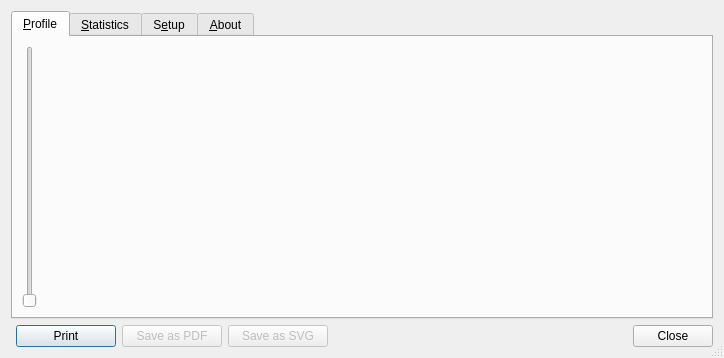
<ui version="4.0" >
 <class>ProfileBase</class>
 <widget class="QDialog" name="ProfileBase" >
  <property name="geometry" >
   <rect>
    <x>0</x>
    <y>0</y>
    <width>724</width>
    <height>358</height>
   </rect>
  </property>
  <property name="sizePolicy" >
   <sizepolicy vsizetype="Preferred" hsizetype="Minimum" >
    <horstretch>0</horstretch>
    <verstretch>0</verstretch>
   </sizepolicy>
  </property>
  <property name="focusPolicy" >
   <enum>Qt::NoFocus</enum>
  </property>
  <property name="windowTitle" >
   <string>Profile</string>
  </property>
  <property name="sizeGripEnabled" >
   <bool>true</bool>
  </property>
  <layout class="QGridLayout" >
   <item row="0" column="0" >
    <widget class="QTabWidget" name="tabWidget" >
     <property name="autoFillBackground" >
      <bool>true</bool>
     </property>
     <property name="tabShape" >
      <enum>QTabWidget::Rounded</enum>
     </property>
     <property name="currentIndex" >
      <number>0</number>
     </property>
     <property name="elideMode" >
      <enum>Qt::ElideNone</enum>
     </property>
     <property name="usesScrollButtons" >
      <bool>false</bool>
     </property>
     <widget class="QWidget" name="tab" >
      <property name="geometry" >
       <rect>
        <x>0</x>
        <y>0</y>
        <width>702</width>
        <height>273</height>
       </rect>
      </property>
      <attribute name="title" >
       <string>&amp;Profile</string>
      </attribute>
      <layout class="QGridLayout" >
       <item row="1" column="0" >
        <layout class="QHBoxLayout" >
         <item>
          <widget class="QSlider" name="scaleSlider" >
           <property name="orientation" >
            <enum>Qt::Vertical</enum>
           </property>
          </widget>
         </item>
         <item>
          <widget class="QwtPlot" name="qwtPlot" >
           <property name="autoFillBackground" >
            <bool>false</bool>
           </property>
          </widget>
         </item>
        </layout>
       </item>
      </layout>
     </widget>
     <widget class="QWidget" name="tab_2" >
      <property name="geometry" >
       <rect>
        <x>0</x>
        <y>0</y>
        <width>640</width>
        <height>320</height>
       </rect>
      </property>
      <attribute name="title" >
       <string>&amp;Statistics</string>
      </attribute>
      <layout class="QVBoxLayout" >
       <item>
        <layout class="QHBoxLayout" >
         <item>
          <widget class="QGroupBox" name="statBox1" >
           <property name="title" >
            <string>Profile 1</string>
           </property>
           <layout class="QGridLayout" >
            <item row="0" column="0" >
             <widget class="QLabel" name="stat1" >
              <property name="text" >
               <string>TextLabel</string>
              </property>
              <property name="textFormat" >
               <enum>Qt::AutoText</enum>
              </property>
              <property name="alignment" >
               <set>Qt::AlignLeading|Qt::AlignLeft|Qt::AlignTop</set>
              </property>
              <property name="wordWrap" >
               <bool>true</bool>
              </property>
             </widget>
            </item>
           </layout>
          </widget>
         </item>
         <item>
          <widget class="QGroupBox" name="statBox2" >
           <property name="title" >
            <string>Profile 2</string>
           </property>
           <layout class="QGridLayout" >
            <item row="0" column="0" >
             <widget class="QLabel" name="stat2" >
              <property name="text" >
               <string>TextLabel</string>
              </property>
              <property name="alignment" >
               <set>Qt::AlignLeading|Qt::AlignLeft|Qt::AlignTop</set>
              </property>
              <property name="wordWrap" >
               <bool>true</bool>
              </property>
             </widget>
            </item>
           </layout>
          </widget>
         </item>
         <item>
          <widget class="QGroupBox" name="statBox3" >
           <property name="title" >
            <string>Profile 3</string>
           </property>
           <layout class="QGridLayout" >
            <item row="0" column="0" >
             <widget class="QLabel" name="stat3" >
              <property name="text" >
               <string>TextLabel</string>
              </property>
              <property name="alignment" >
               <set>Qt::AlignLeading|Qt::AlignLeft|Qt::AlignTop</set>
              </property>
              <property name="wordWrap" >
               <bool>true</bool>
              </property>
             </widget>
            </item>
           </layout>
          </widget>
         </item>
        </layout>
       </item>
       <item>
        <widget class="QGroupBox" name="groupBox" >
         <property name="sizePolicy" >
          <sizepolicy vsizetype="Fixed" hsizetype="Preferred" >
           <horstretch>0</horstretch>
           <verstretch>0</verstretch>
          </sizepolicy>
         </property>
         <property name="minimumSize" >
          <size>
           <width>0</width>
           <height>90</height>
          </size>
         </property>
         <property name="maximumSize" >
          <size>
           <width>16777215</width>
           <height>100</height>
          </size>
         </property>
         <property name="title" >
          <string>General</string>
         </property>
         <layout class="QGridLayout" >
          <item row="0" column="0" >
           <widget class="QLabel" name="stats" >
            <property name="text" >
             <string>Start
Stop
Length</string>
            </property>
            <property name="textFormat" >
             <enum>Qt::AutoText</enum>
            </property>
            <property name="alignment" >
             <set>Qt::AlignLeading|Qt::AlignLeft|Qt::AlignTop</set>
            </property>
            <property name="wordWrap" >
             <bool>true</bool>
            </property>
           </widget>
          </item>
         </layout>
        </widget>
       </item>
      </layout>
     </widget>
     <widget class="QWidget" name="tab_4" >
      <property name="geometry" >
       <rect>
        <x>0</x>
        <y>0</y>
        <width>640</width>
        <height>320</height>
       </rect>
      </property>
      <attribute name="title" >
       <string>S&amp;etup</string>
      </attribute>
      <layout class="QGridLayout" >
       <item row="0" column="0" >
        <layout class="QHBoxLayout" >
         <item>
          <layout class="QVBoxLayout" >
           <item>
            <widget class="QLabel" name="label_23" >
             <property name="text" >
              <string>Profile 1:</string>
             </property>
            </widget>
           </item>
           <item>
            <widget class="QComboBox" name="setLayer1" >
             <property name="sizePolicy" >
              <sizepolicy vsizetype="Fixed" hsizetype="Expanding" >
               <horstretch>0</horstretch>
               <verstretch>0</verstretch>
              </sizepolicy>
             </property>
            </widget>
           </item>
           <item>
            <spacer>
             <property name="orientation" >
              <enum>Qt::Horizontal</enum>
             </property>
             <property name="sizeHint" stdset="0" >
              <size>
               <width>40</width>
               <height>20</height>
              </size>
             </property>
            </spacer>
           </item>
          </layout>
         </item>
         <item>
          <layout class="QHBoxLayout" >
           <item>
            <layout class="QVBoxLayout" >
             <item>
              <widget class="QLabel" name="label_24" >
               <property name="text" >
                <string>R</string>
               </property>
              </widget>
             </item>
             <item>
              <widget class="QLabel" name="label_25" >
               <property name="text" >
                <string>G</string>
               </property>
              </widget>
             </item>
             <item>
              <widget class="QLabel" name="label_26" >
               <property name="text" >
                <string>B</string>
               </property>
              </widget>
             </item>
            </layout>
           </item>
           <item>
            <layout class="QVBoxLayout" >
             <item>
              <widget class="QSlider" name="setR1" >
               <property name="minimumSize" >
                <size>
                 <width>35</width>
                 <height>0</height>
                </size>
               </property>
               <property name="maximumSize" >
                <size>
                 <width>200</width>
                 <height>16777215</height>
                </size>
               </property>
               <property name="orientation" >
                <enum>Qt::Horizontal</enum>
               </property>
              </widget>
             </item>
             <item>
              <widget class="QSlider" name="setG1" >
               <property name="maximumSize" >
                <size>
                 <width>200</width>
                 <height>16777215</height>
                </size>
               </property>
               <property name="orientation" >
                <enum>Qt::Horizontal</enum>
               </property>
              </widget>
             </item>
             <item>
              <widget class="QSlider" name="setB1" >
               <property name="maximumSize" >
                <size>
                 <width>200</width>
                 <height>16777215</height>
                </size>
               </property>
               <property name="orientation" >
                <enum>Qt::Horizontal</enum>
               </property>
              </widget>
             </item>
            </layout>
           </item>
           <item>
            <widget class="QGraphicsView" name="colorBox1" >
             <property name="sizePolicy" >
              <sizepolicy vsizetype="Fixed" hsizetype="Fixed" >
               <horstretch>0</horstretch>
               <verstretch>0</verstretch>
              </sizepolicy>
             </property>
             <property name="maximumSize" >
              <size>
               <width>50</width>
               <height>50</height>
              </size>
             </property>
             <property name="cursor" stdset="0" >
              <cursorShape>ArrowCursor</cursorShape>
             </property>
             <property name="focusPolicy" >
              <enum>Qt::NoFocus</enum>
             </property>
             <property name="acceptDrops" >
              <bool>false</bool>
             </property>
             <property name="autoFillBackground" >
              <bool>true</bool>
             </property>
             <property name="interactive" >
              <bool>false</bool>
             </property>
             <property name="transformationAnchor" >
              <enum>QGraphicsView::NoAnchor</enum>
             </property>
             <property name="viewportUpdateMode" >
              <enum>QGraphicsView::FullViewportUpdate</enum>
             </property>
             <property name="optimizationFlags" >
              <set>QGraphicsView::DontClipPainter</set>
             </property>
            </widget>
           </item>
          </layout>
         </item>
        </layout>
       </item>
       <item row="1" column="0" >
        <layout class="QHBoxLayout" >
         <item>
          <layout class="QVBoxLayout" >
           <item>
            <widget class="QLabel" name="label_28" >
             <property name="text" >
              <string>Profile 2:</string>
             </property>
            </widget>
           </item>
           <item>
            <widget class="QComboBox" name="setLayer2" >
             <property name="sizePolicy" >
              <sizepolicy vsizetype="Fixed" hsizetype="Expanding" >
               <horstretch>0</horstretch>
               <verstretch>0</verstretch>
              </sizepolicy>
             </property>
            </widget>
           </item>
           <item>
            <spacer>
             <property name="orientation" >
              <enum>Qt::Horizontal</enum>
             </property>
             <property name="sizeHint" stdset="0" >
              <size>
               <width>40</width>
               <height>20</height>
              </size>
             </property>
            </spacer>
           </item>
          </layout>
         </item>
         <item>
          <layout class="QHBoxLayout" >
           <item>
            <layout class="QVBoxLayout" >
             <item>
              <widget class="QLabel" name="label_29" >
               <property name="text" >
                <string>R</string>
               </property>
              </widget>
             </item>
             <item>
              <widget class="QLabel" name="label_30" >
               <property name="text" >
                <string>G</string>
               </property>
              </widget>
             </item>
             <item>
              <widget class="QLabel" name="label_31" >
               <property name="text" >
                <string>B</string>
               </property>
              </widget>
             </item>
            </layout>
           </item>
           <item>
            <layout class="QVBoxLayout" >
             <item>
              <widget class="QSlider" name="setR2" >
               <property name="minimumSize" >
                <size>
                 <width>35</width>
                 <height>0</height>
                </size>
               </property>
               <property name="maximumSize" >
                <size>
                 <width>200</width>
                 <height>16777215</height>
                </size>
               </property>
               <property name="orientation" >
                <enum>Qt::Horizontal</enum>
               </property>
              </widget>
             </item>
             <item>
              <widget class="QSlider" name="setG2" >
               <property name="maximumSize" >
                <size>
                 <width>200</width>
                 <height>16777215</height>
                </size>
               </property>
               <property name="orientation" >
                <enum>Qt::Horizontal</enum>
               </property>
              </widget>
             </item>
             <item>
              <widget class="QSlider" name="setB2" >
               <property name="maximumSize" >
                <size>
                 <width>200</width>
                 <height>16777215</height>
                </size>
               </property>
               <property name="orientation" >
                <enum>Qt::Horizontal</enum>
               </property>
              </widget>
             </item>
            </layout>
           </item>
           <item>
            <widget class="QGraphicsView" name="colorBox2" >
             <property name="sizePolicy" >
              <sizepolicy vsizetype="Fixed" hsizetype="Fixed" >
               <horstretch>0</horstretch>
               <verstretch>0</verstretch>
              </sizepolicy>
             </property>
             <property name="maximumSize" >
              <size>
               <width>50</width>
               <height>50</height>
              </size>
             </property>
             <property name="focusPolicy" >
              <enum>Qt::NoFocus</enum>
             </property>
             <property name="acceptDrops" >
              <bool>false</bool>
             </property>
            </widget>
           </item>
          </layout>
         </item>
        </layout>
       </item>
       <item row="2" column="0" >
        <layout class="QHBoxLayout" >
         <item>
          <layout class="QVBoxLayout" >
           <item>
            <widget class="QLabel" name="label_32" >
             <property name="text" >
              <string>Profile 3:</string>
             </property>
            </widget>
           </item>
           <item>
            <widget class="QComboBox" name="setLayer3" >
             <property name="sizePolicy" >
              <sizepolicy vsizetype="Fixed" hsizetype="Expanding" >
               <horstretch>0</horstretch>
               <verstretch>0</verstretch>
              </sizepolicy>
             </property>
            </widget>
           </item>
           <item>
            <spacer>
             <property name="orientation" >
              <enum>Qt::Horizontal</enum>
             </property>
             <property name="sizeHint" stdset="0" >
              <size>
               <width>40</width>
               <height>20</height>
              </size>
             </property>
            </spacer>
           </item>
          </layout>
         </item>
         <item>
          <layout class="QHBoxLayout" >
           <item>
            <layout class="QVBoxLayout" >
             <item>
              <widget class="QLabel" name="label_33" >
               <property name="text" >
                <string>R</string>
               </property>
              </widget>
             </item>
             <item>
              <widget class="QLabel" name="label_34" >
               <property name="text" >
                <string>G</string>
               </property>
              </widget>
             </item>
             <item>
              <widget class="QLabel" name="label_35" >
               <property name="text" >
                <string>B</string>
               </property>
              </widget>
             </item>
            </layout>
           </item>
           <item>
            <layout class="QVBoxLayout" >
             <item>
              <widget class="QSlider" name="setR3" >
               <property name="minimumSize" >
                <size>
                 <width>35</width>
                 <height>0</height>
                </size>
               </property>
               <property name="maximumSize" >
                <size>
                 <width>200</width>
                 <height>16777215</height>
                </size>
               </property>
               <property name="orientation" >
                <enum>Qt::Horizontal</enum>
               </property>
              </widget>
             </item>
             <item>
              <widget class="QSlider" name="setG3" >
               <property name="maximumSize" >
                <size>
                 <width>200</width>
                 <height>16777215</height>
                </size>
               </property>
               <property name="orientation" >
                <enum>Qt::Horizontal</enum>
               </property>
              </widget>
             </item>
             <item>
              <widget class="QSlider" name="setB3" >
               <property name="maximumSize" >
                <size>
                 <width>200</width>
                 <height>16777215</height>
                </size>
               </property>
               <property name="orientation" >
                <enum>Qt::Horizontal</enum>
               </property>
              </widget>
             </item>
            </layout>
           </item>
           <item>
            <widget class="QGraphicsView" name="colorBox3" >
             <property name="sizePolicy" >
              <sizepolicy vsizetype="Fixed" hsizetype="Fixed" >
               <horstretch>0</horstretch>
               <verstretch>0</verstretch>
              </sizepolicy>
             </property>
             <property name="maximumSize" >
              <size>
               <width>50</width>
               <height>50</height>
              </size>
             </property>
             <property name="focusPolicy" >
              <enum>Qt::NoFocus</enum>
             </property>
             <property name="acceptDrops" >
              <bool>false</bool>
             </property>
            </widget>
           </item>
          </layout>
         </item>
        </layout>
       </item>
      </layout>
     </widget>
     <widget class="QWidget" name="tab_3" >
      <property name="geometry" >
       <rect>
        <x>0</x>
        <y>0</y>
        <width>702</width>
        <height>273</height>
       </rect>
      </property>
      <attribute name="title" >
       <string>&amp;About</string>
      </attribute>
      <layout class="QGridLayout" >
       <item row="0" column="0" >
        <widget class="QLabel" name="label_3" >
         <property name="cursor" >
          <cursorShape>ArrowCursor</cursorShape>
         </property>
         <property name="text" >
          <string>Terrain Profile Plugin (2008)
Written by Borys Jurgiel (borys@wolf.most.org.pl)

The Profile Plugin plots terrain profiles along interactive pointed lines. It handles one-band rasters of any format supported by QGis. You can compare up to three layers together, control height scale and line colors. It is on very early stage of development yet and I plan to code a number of improvements in the next weeks (see README file). Unfortunately it has huge requirements: development version of QGIS and Qwt5.

Please send me your reflections, opinions, suggestions and wishes (especially related to this plugin;). If you find this plugin useful please don't hesitate to let me know desired improvements!

REQUIREMENTS:
- Qwt5 (python-qwt5-qt4)
- QT ver 4.1 for saving to PDF and 4.3 for saving to SVG
</string>
         </property>
         <property name="textFormat" >
          <enum>Qt::AutoText</enum>
         </property>
         <property name="scaledContents" >
          <bool>false</bool>
         </property>
         <property name="alignment" >
          <set>Qt::AlignLeading|Qt::AlignLeft|Qt::AlignTop</set>
         </property>
         <property name="wordWrap" >
          <bool>true</bool>
         </property>
         <property name="openExternalLinks" >
          <bool>true</bool>
         </property>
         <property name="textInteractionFlags" >
          <set>Qt::LinksAccessibleByMouse</set>
         </property>
        </widget>
       </item>
      </layout>
     </widget>
    </widget>
   </item>
   <item row="1" column="0" >
    <layout class="QHBoxLayout" >
     <item>
      <spacer>
       <property name="orientation" >
        <enum>Qt::Horizontal</enum>
       </property>
       <property name="sizeType" >
        <enum>QSizePolicy::Fixed</enum>
       </property>
       <property name="sizeHint" stdset="0" >
        <size>
         <width>5</width>
         <height>20</height>
        </size>
       </property>
      </spacer>
     </item>
     <item>
      <widget class="QPushButton" name="butPrint" >
       <property name="sizePolicy" >
        <sizepolicy vsizetype="Fixed" hsizetype="Fixed" >
         <horstretch>0</horstretch>
         <verstretch>0</verstretch>
        </sizepolicy>
       </property>
       <property name="minimumSize" >
        <size>
         <width>100</width>
         <height>0</height>
        </size>
       </property>
       <property name="text" >
        <string>Print</string>
       </property>
      </widget>
     </item>
     <item>
      <widget class="QPushButton" name="butPDF" >
       <property name="enabled" >
        <bool>false</bool>
       </property>
       <property name="sizePolicy" >
        <sizepolicy vsizetype="Fixed" hsizetype="Fixed" >
         <horstretch>0</horstretch>
         <verstretch>0</verstretch>
        </sizepolicy>
       </property>
       <property name="minimumSize" >
        <size>
         <width>100</width>
         <height>0</height>
        </size>
       </property>
       <property name="text" >
        <string>Save as PDF</string>
       </property>
      </widget>
     </item>
     <item>
      <widget class="QPushButton" name="butSVG" >
       <property name="enabled" >
        <bool>false</bool>
       </property>
       <property name="sizePolicy" >
        <sizepolicy vsizetype="Fixed" hsizetype="Fixed" >
         <horstretch>0</horstretch>
         <verstretch>0</verstretch>
        </sizepolicy>
       </property>
       <property name="minimumSize" >
        <size>
         <width>100</width>
         <height>0</height>
        </size>
       </property>
       <property name="text" >
        <string>Save as SVG</string>
       </property>
      </widget>
     </item>
     <item>
      <spacer>
       <property name="orientation" >
        <enum>Qt::Horizontal</enum>
       </property>
       <property name="sizeHint" stdset="0" >
        <size>
         <width>40</width>
         <height>20</height>
        </size>
       </property>
      </spacer>
     </item>
     <item>
      <widget class="QDialogButtonBox" name="buttonBox" >
       <property name="enabled" >
        <bool>true</bool>
       </property>
       <property name="sizePolicy" >
        <sizepolicy vsizetype="Fixed" hsizetype="Fixed" >
         <horstretch>0</horstretch>
         <verstretch>0</verstretch>
        </sizepolicy>
       </property>
       <property name="layoutDirection" >
        <enum>Qt::LeftToRight</enum>
       </property>
       <property name="autoFillBackground" >
        <bool>false</bool>
       </property>
       <property name="orientation" >
        <enum>Qt::Horizontal</enum>
       </property>
       <property name="standardButtons" >
        <set>QDialogButtonBox::Close</set>
       </property>
       <property name="centerButtons" >
        <bool>false</bool>
       </property>
      </widget>
     </item>
    </layout>
   </item>
  </layout>
 </widget>
 <customwidgets>
  <customwidget>
   <class>QwtPlot</class>
   <extends>QFrame</extends>
   <header>qwt_plot.h</header>
  </customwidget>
 </customwidgets>
 <tabstops>
  <tabstop>buttonBox</tabstop>
  <tabstop>tabWidget</tabstop>
  <tabstop>scaleSlider</tabstop>
  <tabstop>butPrint</tabstop>
  <tabstop>butPDF</tabstop>
  <tabstop>butSVG</tabstop>
  <tabstop>setLayer1</tabstop>
  <tabstop>setLayer2</tabstop>
  <tabstop>setLayer3</tabstop>
  <tabstop>setR1</tabstop>
  <tabstop>setG1</tabstop>
  <tabstop>setB1</tabstop>
  <tabstop>setR2</tabstop>
  <tabstop>setG2</tabstop>
  <tabstop>setB2</tabstop>
  <tabstop>setR3</tabstop>
  <tabstop>setG3</tabstop>
  <tabstop>setB3</tabstop>
 </tabstops>
 <resources/>
 <connections>
  <connection>
   <sender>buttonBox</sender>
   <signal>accepted()</signal>
   <receiver>ProfileBase</receiver>
   <slot>accept()</slot>
   <hints>
    <hint type="sourcelabel" >
     <x>689</x>
     <y>344</y>
    </hint>
    <hint type="destinationlabel" >
     <x>157</x>
     <y>274</y>
    </hint>
   </hints>
  </connection>
  <connection>
   <sender>buttonBox</sender>
   <signal>rejected()</signal>
   <receiver>ProfileBase</receiver>
   <slot>reject()</slot>
   <hints>
    <hint type="sourcelabel" >
     <x>689</x>
     <y>344</y>
    </hint>
    <hint type="destinationlabel" >
     <x>286</x>
     <y>274</y>
    </hint>
   </hints>
  </connection>
 </connections>
</ui>
